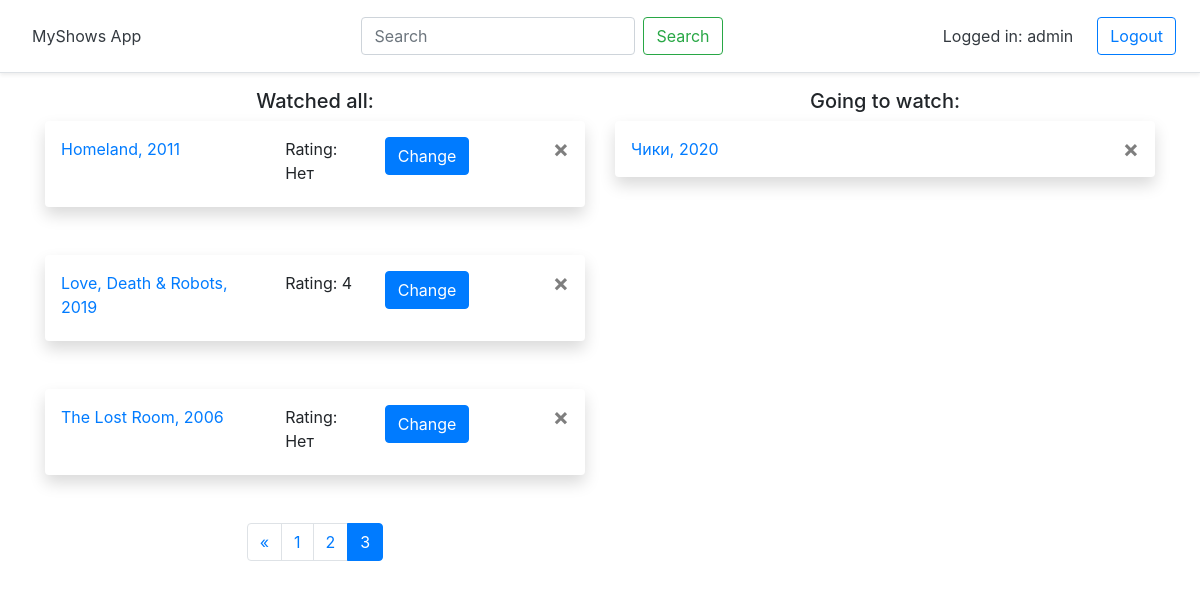
The page /?page2=3 (signed in) on the database its author committed.
### tracker/models.py (models this page shows, shortened)
class SerialComplete(models.Model):
    user_link = models.ForeignKey(settings.AUTH_USER_MODEL, on_delete=models.CASCADE)
    myshows_id = models.PositiveSmallIntegerField(default=0)
    title_eng = models.CharField(max_length=50)
    year = models.PositiveSmallIntegerField(default=0)
    rating = models.CharField(max_length=50, default='No')

class SerialLater(models.Model):
    user_link = models.ForeignKey(settings.AUTH_USER_MODEL, on_delete=models.CASCADE)
    myshows_id = models.PositiveSmallIntegerField(default=0)
    title_eng = models.CharField(max_length=50)
    year = models.PositiveSmallIntegerField(default=0)

### tracker/views.py (the view)
# urls.py: path('', views.index , name='index'),
@login_required
def index(request):
    user = request.user
    form_rating = RatingForm()
    serial_change_id = None
    if 'del_later' in request.POST:
        myshows_id = request.POST['del_later']
        delete_seriallater(myshows_id, user.id)
    if 'del_complete' in request.POST:
        myshows_id = request.POST['del_complete']
        delete_serialcomplete(myshows_id, user.id)
    if 'set_rating' in request.POST:
         form_rating = RatingForm(request.POST)
         if form_rating.is_valid():
             myshows_id = request.POST['set_rating']
             rating = request.POST['rating']
             set_rating(myshows_id, user.id, rating)
    if 'change_rating' in request.POST:
        serial_change_id = int(request.POST['change_rating'])
    serials_later_page = pagination(
        serials=set_all_seriallater(user),
        page=request.GET.get('page1'))
    serials_complete_page = pagination(
        serials=set_all_serialcomplete(user),
        page=request.GET.get('page2'))
    context = {
        'serials_later': serials_later_page,
        'serials_complete': serials_complete_page,
        'form_rating': form_rating,
        'serial_change_id': serial_change_id
        }
    return render(request, 'tracker/index.html', context)

### tracker/forms.py
class RatingForm(ModelForm):
    class Meta:
        model = SerialComplete
        fields = ['rating']
        widgets = {'rating': Select(choices=RATING_CHOICES,
                                    attrs={'class':'custom-select custom-select-sm'})}

### tracker/services.py (called while the page is built)
def set_all_seriallater(user):
    return user.seriallater_set.all()

def set_all_serialcomplete(user):
    return user.serialcomplete_set.all()

def pagination(serials, page):
    paginator = Paginator(serials, 5)
    try:
        serials_page = paginator.page(page)
    except PageNotAnInteger:
        serials_page = paginator.page(1)
    except EmptyPage:
        serials_page = paginator.page(paginator.num_pages)
    return serials_page

### tracker/templates/tracker/index.html (shortened to what this page needs)
{% extends 'tracker/base.html' %}
{% block content %}
<div class="row">
  <div class="col-sm">
    <h5 class="text-center">Watched all:</h5>
    {% for serial in serials_complete %}
    <div class="shadow p-3 mb-5 bg-white rounded">
      <div class="row">
        <div class="col-5">
          <a href="{% url 'detail' id=serial.myshows_id %}">{{ serial.title_eng }}, {{ serial.year }}</a>
        </div>
        {% if serial_change_id == serial.myshows_id %}
        <div class="col">
          <form action="" method="post">
            {% csrf_token %}
            {{ form_rating.as_p }}
          </div>
          <div class="col">
            <button type="submit" name="set_rating" value="{{ serial.myshows_id }}" class="btn btn-primary">Save</button>
          </div>
        </form>
        {% else %}
        <div class="col">
          Rating: {{ serial.rating }}
        </div>
        <div class="col">
          <form action="" method="post">
            <button type="submit" name="change_rating" value="{{ serial.myshows_id }}" class="btn btn-primary">Change</button>
        </div>
        <div class="col">
          <form action="" method="post">
            <button type="submit" name="del_complete" value="{{ serial.myshows_id }}" class="close" aria-label="Close">
              <span class="align-text-top" aria-hidden="true"> &times; </span>
            </button>
          </form>
        </div>
          {% endif %}
      </div>
    </div>
      {% endfor %}
        {% include "tracker/pagination.html" with page=serials_complete page_num='page2'%}
  </div>
  <div class="col-sm">
    <h5 class="text-center">Going to watch:</h5>
    {% for serial in serials_later %}
    <div class="shadow p-3 mb-5 bg-white rounded">
      <div class="row">
        <div class="col">
          <a href="{% url 'detail' id=serial.myshows_id %}">{{ serial.title_eng }}, {{ serial.year }} </a>
        </div>
        <div class="col">
          <form action="" method="post">
            <button type="submit" name="del_later" value="{{ serial.myshows_id }}" class="close" aria-label="Close">
              <span class="align-text-top" aria-hidden="true"> &times; </span>
            </button>
          </form>
        </div>
      </div>
    </div>
    {% endfor %}
  </div>
</div>
{% endblock %}

### tracker/templates/tracker/base.html (shortened to what this page needs)
{% load static %}
<html lang="ru">
<head>
  <link rel="stylesheet" href="https://stackpath.bootstrapcdn.com/bootstrap/4.4.1/css/bootstrap.min.css">
</head>
<body>
  <div class="d-flex flex-column flex-md-row align-items-center p-3 px-md-4 mb-3 bg-white border-bottom shadow-sm">
    <a class="p-2 text-dark" href="{% url 'index' %}">MyShows App</a>
    <div class="mx-auto">
      <form class="form-inline my-2 my-lg-0" method="get" action="{% url 'search_list' %}">
        <input class="form-control mr-sm-2" type="search" placeholder="Search" aria-label="Search" name="search">
        <button class="btn btn-outline-success my-2 my-sm-0" type="submit">Search</button>
      </form>
    </div>
    {% if user.is_authenticated %}
    <nav class="my-2 my-md-0 mr-md-3">
      <a class="p-2 text-dark">Logged in: {{ user.username }}</a>
    </nav>
      <a class="btn btn-outline-primary" href="{% url 'logout' %}?next={{request.path}}">Logout</a>
    {% else %}
      <a class="btn btn-outline-primary" href="{% url 'login' %}">Login / Registration</a>
    {% endif %}
  </div>
  <div class="container">
  {% block content %}
  {% endblock %}
  </div>
</body>
</html>

### rows shown on the page
SerialComplete: title_eng "Homeland", year "2011", rating "Нет", {{ serial.myshows_id }} 17463 (drawn)
SerialComplete: title_eng "Love, Death & Robots", year "2019", rating "4", {{ serial.myshows_id }} 60530 (drawn)
SerialComplete: title_eng "The Lost Room", year "2006", rating "Нет", {{ serial.myshows_id }} 206 (drawn)
SerialLater: title_eng "Чики", year "2020", {{ serial.myshows_id }} 66047 (drawn)

### other values the page prints
{{ user.username }} "admin"
{{ num }} "1" "2"
{{ num }} "3"
